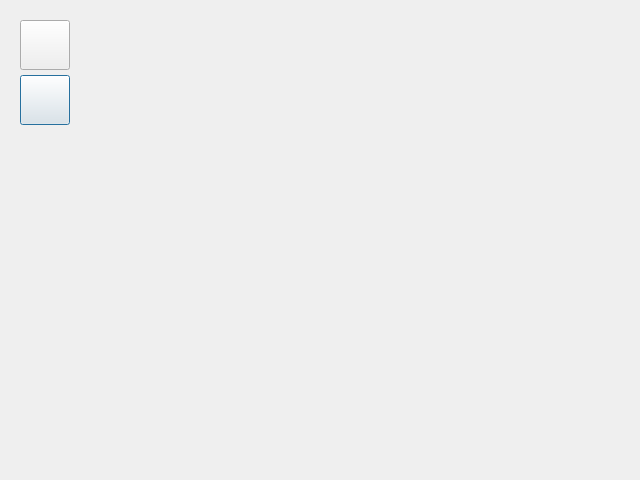
<?xml version="1.0" encoding="UTF-8"?>
<ui version="4.0">
 <class>ScreenNavigation</class>
 <widget class="QDialog" name="ScreenNavigation">
  <property name="geometry">
   <rect>
    <x>0</x>
    <y>0</y>
    <width>640</width>
    <height>480</height>
   </rect>
  </property>
  <property name="windowTitle">
   <string>Dialog</string>
  </property>
  <property name="modal">
   <bool>true</bool>
  </property>
  <widget class="QPushButton" name="btnBack">
   <property name="geometry">
    <rect>
     <x>20</x>
     <y>20</y>
     <width>50</width>
     <height>50</height>
    </rect>
   </property>
   <property name="autoFillBackground">
    <bool>false</bool>
   </property>
   <property name="text">
    <string/>
   </property>
   <property name="icon">
    <iconset theme="back"/>
   </property>
   <property name="autoDefault">
    <bool>false</bool>
   </property>
   <property name="default">
    <bool>true</bool>
   </property>
   <property name="flat">
    <bool>false</bool>
   </property>
  </widget>
  <widget class="QLabel" name="label">
   <property name="geometry">
    <rect>
     <x>20</x>
     <y>140</y>
     <width>591</width>
     <height>221</height>
    </rect>
   </property>
   <property name="font">
    <font>
     <pointsize>24</pointsize>
    </font>
   </property>
   <property name="text">
    <string/>
   </property>
   <property name="alignment">
    <set>Qt::AlignCenter</set>
   </property>
  </widget>
  <widget class="QPushButton" name="btnHome">
   <property name="geometry">
    <rect>
     <x>20</x>
     <y>75</y>
     <width>50</width>
     <height>50</height>
    </rect>
   </property>
   <property name="autoFillBackground">
    <bool>false</bool>
   </property>
   <property name="text">
    <string/>
   </property>
   <property name="icon">
    <iconset theme="go-home"/>
   </property>
   <property name="autoDefault">
    <bool>false</bool>
   </property>
   <property name="default">
    <bool>true</bool>
   </property>
   <property name="flat">
    <bool>false</bool>
   </property>
  </widget>
 </widget>
 <resources/>
 <connections/>
</ui>
